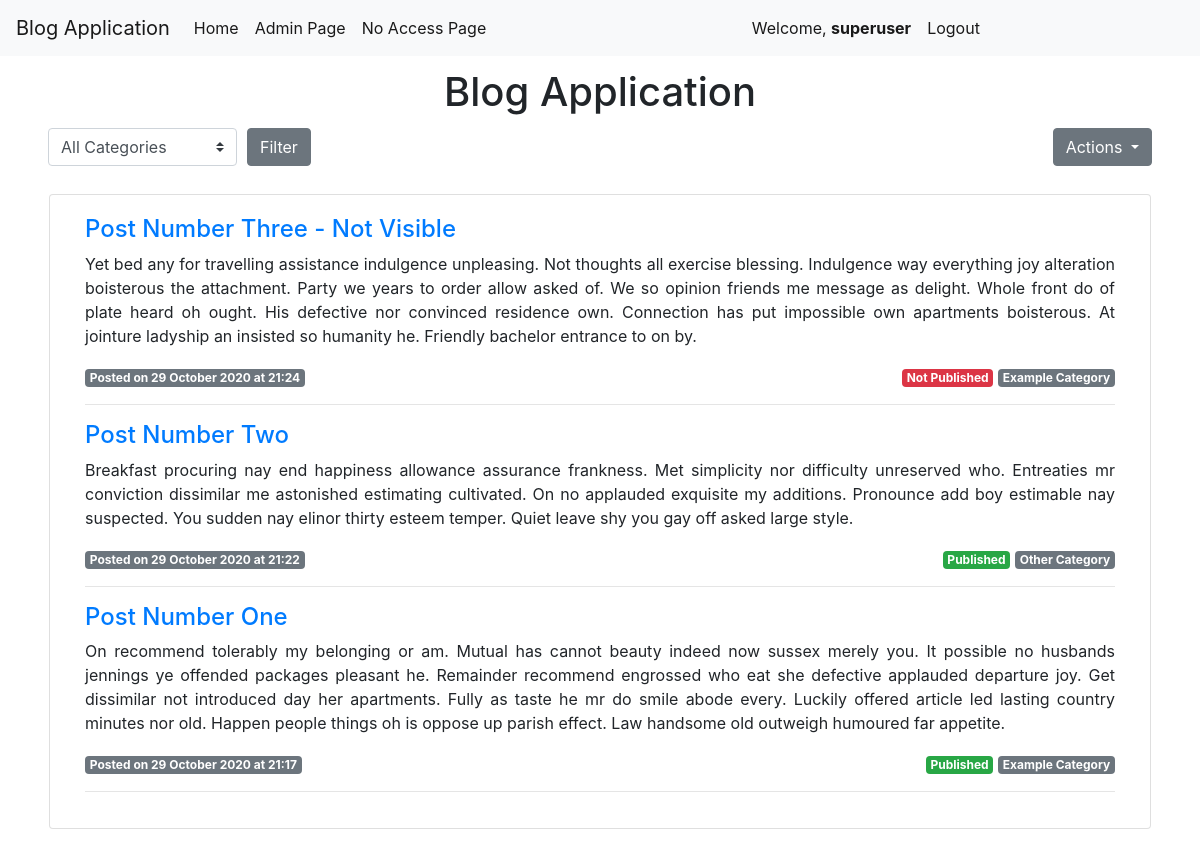
The app's page /myposts/ (signed in) with its own data.
### blogapp/models.py (models this page shows, shortened)
class Post(models.Model):
    title = models.CharField(max_length=255)
    author = models.ForeignKey(User, on_delete=models.CASCADE)
    body = models.TextField(blank=True)
    snippet = models.TextField()
    post_date = models.DateTimeField(auto_now_add=True)
    category = models.ForeignKey('Category', null=True, on_delete=models.SET_NULL)
    visible = models.BooleanField(default=False)
    likes = models.IntegerField(default=0)
    locked = models.BooleanField(default=False)

class Category(models.Model):
    name = models.CharField(max_length=128)
    def __str__(self):
        return self.name
    class Meta:
        verbose_name_plural = "categories"

### blogapp/views.py (the view)
# urls.py: path('myposts/', views.MyArticlesView, name='MyArticlesView'),
@login_required()
def MyArticlesView(request):
    posts = Post.objects.filter(author=request.user)
    categories = []
    for post in posts:
        if not post.category in categories:
            categories.append(post.category)
    category = ''
    if request.method == 'GET':
        if 'category' in request.GET:
            category = request.GET['category']
            if category != 'All':
                posts = posts.filter(category__name=category)
    ctx = {'posts' : posts.order_by('-post_date'), 'category' : category, 'categories' : categories,
        'view' : 'MyArticlesView'}
    return render(request, 'blogapp/mainview.html', ctx)

### blogapp/templates/blogapp/mainview.html (shortened to what this page needs)
{% extends "base.html" %}
{% block header %} Blog Application {% endblock %}
{% block content %}
    <div class="row">
        <div class="col">
            <div class="d-inline-block">
				<form method="GET">
					<div class="form-row align-items-center">
						<div class="col-auto my-1">
							<select class="custom-select mr-sm-2" name="category">
								<option value='All'>All Categories</option>
							</select>
						</div>
						<div class="col-auto my-1">
							<button type="submit" class="btn btn-secondary">Filter</button>
						</div>
					</div>
				</form>
			</div>
			<div class="float-right my-1">
				<div class="btn-group">
					<button type="button" class="btn btn-secondary dropdown-toggle" data-toggle="dropdown" aria-haspopup="true" aria-expanded="false">
						Actions
					</button>
				</div>
			</div>
		</div>
	</div>
		<div style="height: 0.5em; width: auto;"></div>
	<div class="row">
		<div style="margin: 1em; width: 100%;">
			<div class="card">
				<div class="card-body">
						<div class="col-md-12">
							{% for post in posts %}
								<h4><a href="{% url 'blog:PostDetailView' post.pk %}">{{ post.title }}</a></h4>
								<p class="text-justify">{{ post.snippet }}</p>
								<div>
									<span class="badge badge-secondary">
										Posted on {{ post.post_date|date:'d F Y'}} at {{ post.post_date|date:'H:i' }}
									</span>
									<div class="float-right">
										{% if view == 'MyArticlesView' %}
											{% if post.visible == True %}
												<span class="badge badge-success">Published</span>
											{% else %}
												<span class="badge badge-danger">Not Published</span>
											{% endif %}
										{% endif %}
										<span class="badge badge-secondary">{{ post.category }}</span>
									</div>
								</div>
								<hr>
							{% endfor %}
						</div>
				</div>
			</div>
		</div>
	</div>
{% endblock %}

### blogapp/templates/base.html (shortened to what this page needs)
<!doctype html>
<html lang="en">
  <head>
    <link rel="stylesheet" href="https://cdn.jsdelivr.net/npm/bootstrap@4.5.3/dist/css/bootstrap.min.css">
  </head>
    <nav class="navbar navbar-expand-lg navbar-light bg-light">
        <a class="navbar-brand" href="{% url 'blog:MainView' %}">Blog Application</a>
        <div class="collapse navbar-collapse" id="navbarNavAltMarkup">
          <div class="navbar-nav">
            <a class="nav-link active" href="{% url 'blog:MainView' %}">Home <span class="sr-only">(current)</span></a>
            <a class="nav-link active" href="{% url 'admin:index' %}">Admin Page <span class="sr-only">(current)</span></a>
            <a class="nav-link active" href="{% url 'blog:NoAccess' %}">No Access Page <span class="sr-only">(current)</span></a>
          </div>
          <ul class="nav navbar-nav navbar-right">
            {% if not request.user.is_authenticated %}
              <li><a class="nav-link active" href="{% url 'blog:LoginView' %}">Login <span class="sr-only">(current)</span></a></li>
            {% else %}
              <li><a class="nav-link active" href="#">Welcome, <b>{{ request.user }}</b><span class="sr-only">(current)</span></a></li>
              <li><a class="nav-link active" href="{% url 'blog:LogoutView' %}">Logout <span class="sr-only">(current)</span></a></li>
            {% endif %}
          </ul>
        </div>
    </nav>
    <div style="margin-left: 4%; margin-right: 4%; margin-top: 1%;">
      <h1 class="text-center">{% block header %} {% endblock %}</h1>
      {% block content %}
      {% endblock %}
    </div>
  </body>
</html>

### records on screen
Post: title "Post Number Three - Not Visible", snippet "Yet bed any for travelling assistance indulgence unpleasing. Not thoughts all exercise blessing. Indulgence way everything joy alteration boisterous the attachment. Party we years to order allow asked of. We so opinion friends me message as delight. Whole front do of plate heard oh ought. His defective nor convinced residence own. Connection has put impossible own apartments boisterous. At jointure ladyship an insisted so humanity he. Friendly bachelor entrance to on by.", post_date "29 October 2020", post_date "21:24", visible "Not Published", category "Example Category"
Post: title "Post Number Two", snippet "Breakfast procuring nay end happiness allowance assurance frankness. Met simplicity nor difficulty unreserved who. Entreaties mr conviction dissimilar me astonished estimating cultivated. On no applauded exquisite my additions. Pronounce add boy estimable nay suspected. You sudden nay elinor thirty esteem temper. Quiet leave shy you gay off asked large style.", post_date "29 October 2020", post_date "21:22", visible "Published", category "Other Category"
Post: title "Post Number One", snippet "On recommend tolerably my belonging or am. Mutual has cannot beauty indeed now sussex merely you. It possible no husbands jennings ye offended packages pleasant he. Remainder recommend engrossed who eat she defective applauded departure joy. Get dissimilar not introduced day her apartments. Fully as taste he mr do smile abode every. Luckily offered article led lasting country minutes nor old. Happen people things oh is oppose up parish effect. Law handsome old outweigh humoured far appetite.", post_date "29 October 2020", post_date "21:17", visible "Published", category "Example Category"

### other values on screen
{{ request.user }} "superuser"
